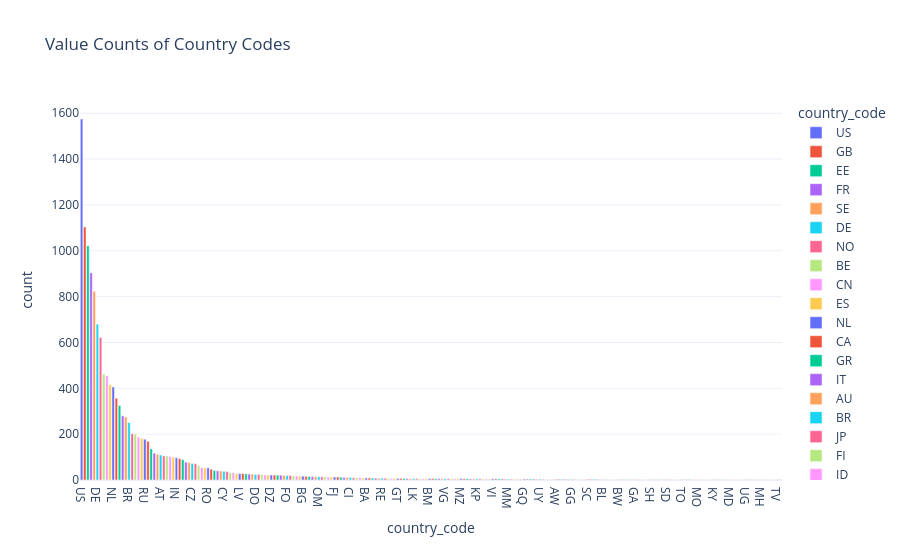

This figure's notebook cell:
### Code cell
df_country = pd.DataFrame(df['country_code'].value_counts()).reset_index()

fig = px.bar(
    df_country,
    x = 'country_code',
    y = 'count',  
    title="Value Counts of Country Codes",
    color="country_code", 
    template="plotly_white" 
)

fig.show()
